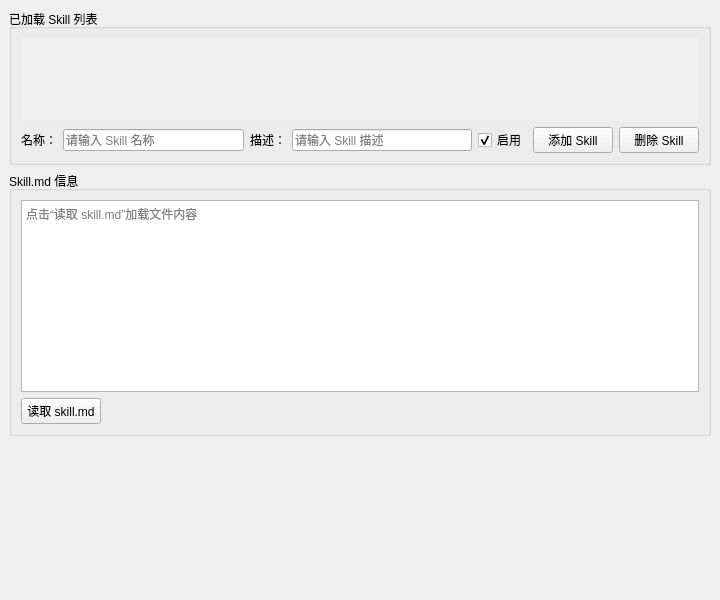
<?xml version="1.0" encoding="UTF-8"?>
<ui version="4.0">
 <class>AISkillSettingWindow</class>
 <widget class="QWidget" name="AISkillSettingWindow">
  <property name="geometry">
   <rect>
    <x>0</x>
    <y>0</y>
    <width>720</width>
    <height>600</height>
   </rect>
  </property>
  <property name="windowTitle">
   <string>AI Agent Skill</string>
  </property>
  <layout class="QVBoxLayout" name="verticalLayout_root">
   <property name="leftMargin">
    <number>0</number>
   </property>
   <property name="topMargin">
    <number>0</number>
   </property>
   <property name="rightMargin">
    <number>0</number>
   </property>
   <property name="bottomMargin">
    <number>0</number>
   </property>
   <item>
    <widget class="QScrollArea" name="scrollArea">
     <property name="frameShape">
      <enum>QFrame::NoFrame</enum>
     </property>
     <property name="widgetResizable">
      <bool>true</bool>
     </property>
     <property name="horizontalScrollBarPolicy">
      <enum>Qt::ScrollBarAlwaysOff</enum>
     </property>
     <widget class="QWidget" name="scrollAreaWidgetContents">
      <property name="geometry">
       <rect>
        <x>0</x>
        <y>0</y>
        <width>720</width>
        <height>600</height>
       </rect>
      </property>
      <layout class="QVBoxLayout" name="verticalLayout_scroll">
       <item>
        <widget class="QGroupBox" name="groupBox_skillList">
         <property name="title">
          <string>已加载 Skill 列表</string>
         </property>
         <layout class="QVBoxLayout" name="verticalLayout_skillList">
          <item>
           <widget class="QScrollArea" name="scrollArea_skills">
            <property name="frameShape">
             <enum>QFrame::NoFrame</enum>
            </property>
            <property name="widgetResizable">
             <bool>true</bool>
            </property>
            <property name="horizontalScrollBarPolicy">
             <enum>Qt::ScrollBarAlwaysOff</enum>
            </property>
            <widget class="QWidget" name="scrollAreaWidgetContents_skills">
             <property name="geometry">
              <rect>
               <x>0</x>
               <y>0</y>
               <width>680</width>
               <height>180</height>
              </rect>
             </property>
             <layout class="QGridLayout" name="gridLayout_skills">
              <property name="spacing">
               <number>8</number>
              </property>
             </layout>
            </widget>
           </widget>
          </item>
          <item>
           <layout class="QHBoxLayout" name="horizontalLayout_controls">
            <item>
             <widget class="QLabel" name="label_skillName">
              <property name="text">
               <string>名称：</string>
              </property>
             </widget>
            </item>
            <item>
             <widget class="QLineEdit" name="lineEdit_skillName">
              <property name="placeholderText">
               <string>请输入 Skill 名称</string>
              </property>
             </widget>
            </item>
            <item>
             <widget class="QLabel" name="label_skillDesc">
              <property name="text">
               <string>描述：</string>
              </property>
             </widget>
            </item>
            <item>
             <widget class="QLineEdit" name="lineEdit_skillDesc">
              <property name="placeholderText">
               <string>请输入 Skill 描述</string>
              </property>
             </widget>
            </item>
            <item>
             <widget class="QCheckBox" name="checkBox_skillEnabled">
              <property name="text">
               <string>启用</string>
              </property>
              <property name="checked">
               <bool>true</bool>
              </property>
             </widget>
            </item>
            <item>
             <widget class="QPushButton" name="pushButton_addSkill">
              <property name="text">
               <string>添加 Skill</string>
              </property>
             </widget>
            </item>
            <item>
             <widget class="QPushButton" name="pushButton_removeSkill">
              <property name="text">
               <string>删除 Skill</string>
              </property>
             </widget>
            </item>
           </layout>
          </item>
         </layout>
        </widget>
       </item>
       <item>
        <widget class="QGroupBox" name="groupBox_skillMd">
         <property name="title">
          <string>Skill.md 信息</string>
         </property>
         <layout class="QVBoxLayout" name="verticalLayout_skillMd">
          <item>
           <widget class="QPlainTextEdit" name="plainTextEdit_mdInfo">
            <property name="readOnly">
             <bool>true</bool>
            </property>
            <property name="placeholderText">
             <string>点击“读取 skill.md”加载文件内容</string>
            </property>
           </widget>
          </item>
          <item>
           <layout class="QHBoxLayout" name="horizontalLayout_md">
            <item>
             <widget class="QPushButton" name="pushButton_loadMd">
              <property name="text">
               <string>读取 skill.md</string>
              </property>
             </widget>
            </item>
            <item>
             <spacer name="horizontalSpacer_md">
              <property name="orientation">
               <enum>Qt::Orientation::Horizontal</enum>
              </property>
              <property name="sizeHint" stdset="0">
               <size>
                <width>40</width>
                <height>20</height>
               </size>
              </property>
             </spacer>
            </item>
           </layout>
          </item>
         </layout>
        </widget>
       </item>
       <item>
        <spacer name="verticalSpacer">
         <property name="orientation">
          <enum>Qt::Vertical</enum>
         </property>
         <property name="sizeHint" stdset="0">
          <size>
           <width>20</width>
           <height>40</height>
          </size>
         </property>
        </spacer>
       </item>
      </layout>
     </widget>
    </widget>
   </item>
  </layout>
 </widget>
 <customwidgets>
  <customwidget>
   <class>SkillInfoItem</class>
   <extends>QWidget</extends>
   <header>skillinfoitem.h</header>
   <container>1</container>
  </customwidget>
 </customwidgets>
 <resources/>
 <connections/>
</ui>
